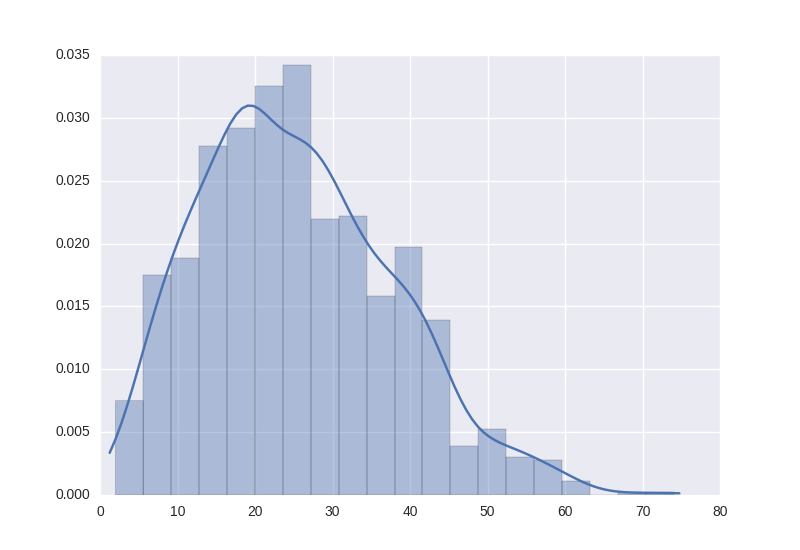

Source code (Python):
import random as rd
import matplotlib.pyplot as plt
import seaborn as sns; sns.set()


def number_of_people():
        
        birthdays = []
        person = rd.randint(1, 365) # get a random birthday
        n_people = 1
        while person not in birthdays:
                
                birthdays.append(person)

                person = rd.randint(1, 365)       
                n_people += 1

        return n_people


number = []
for i in range(1000):

        number.append(number_of_people())

sns.distplot(number)
plt.show()
